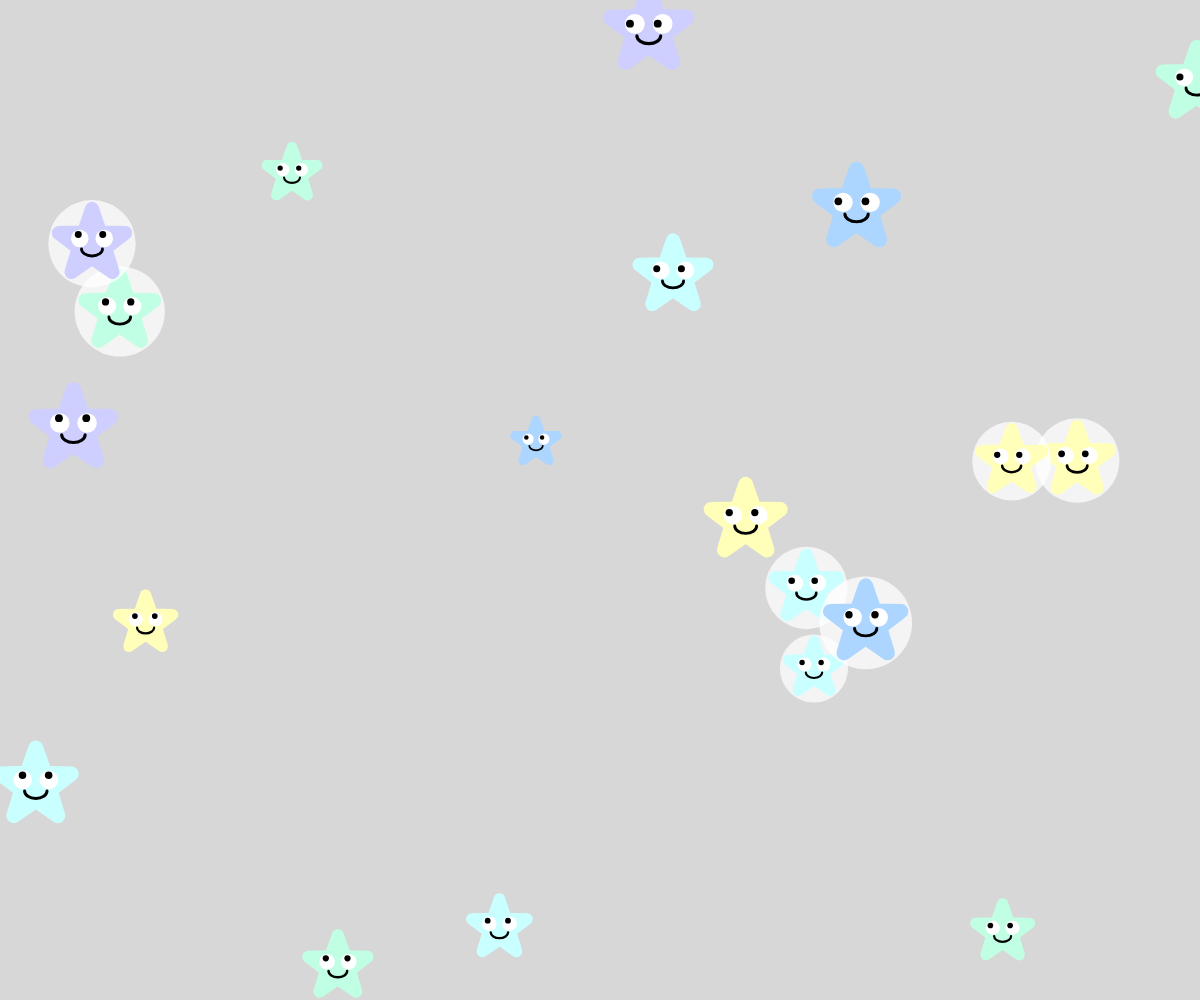
Frame 1 (no input)
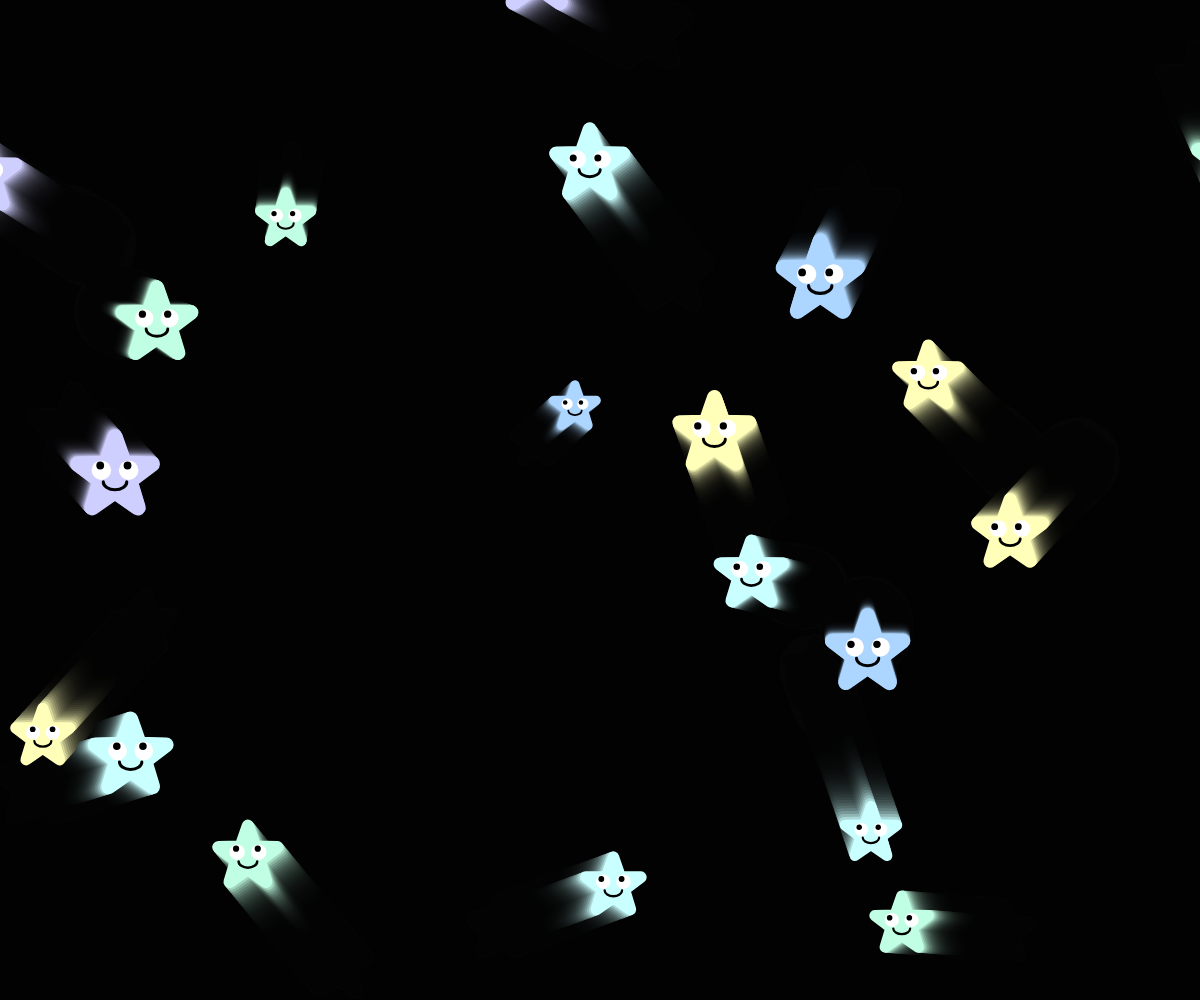
Frame 60 (no input)
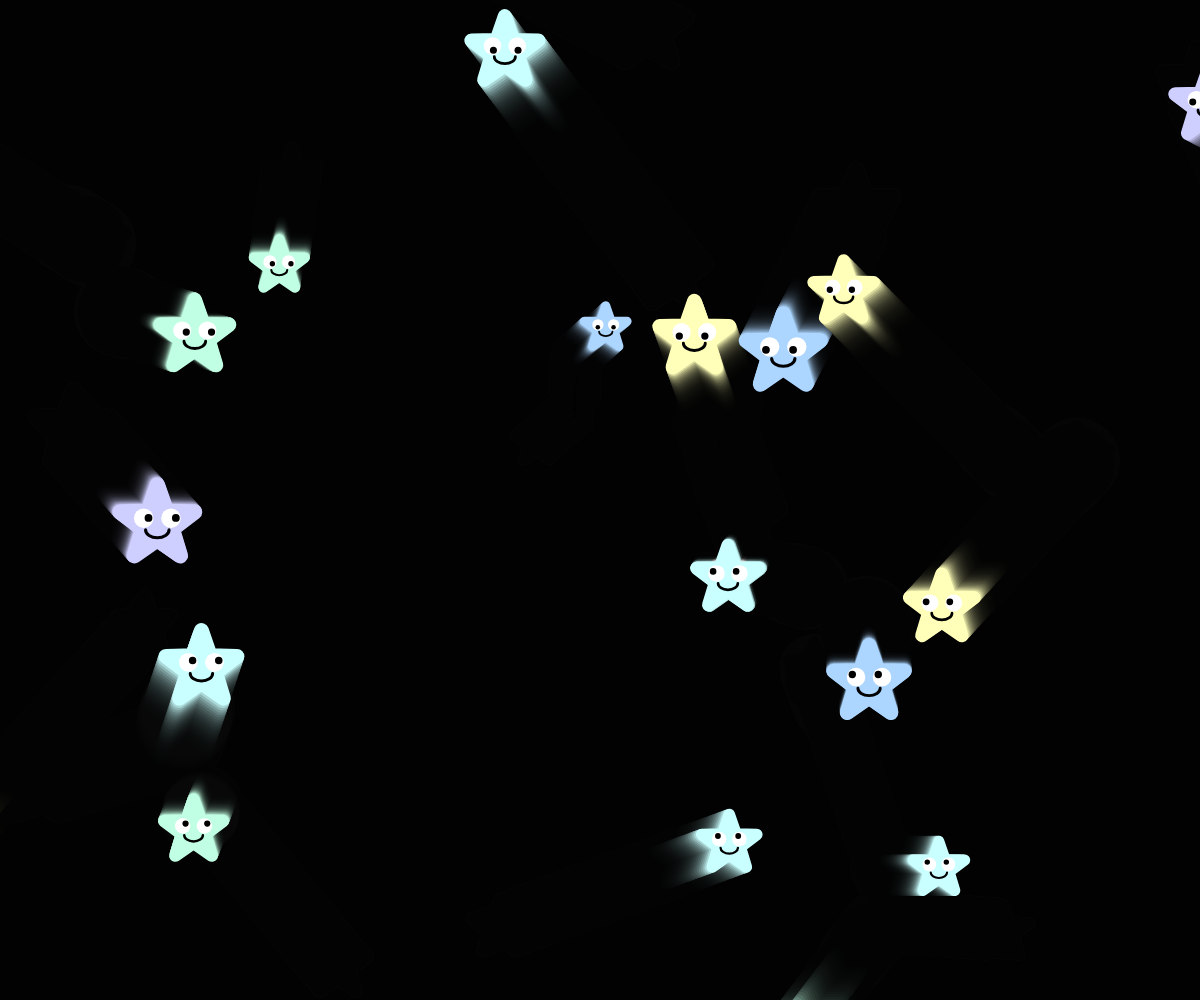
Frame 120 (the mouse pressed at the canvas centre since frame 60)

The p5.js sketch that drew these frames (run headless with seeded random() and noise() and a simulated clock; from frame 60 on, the mouse is pressed at the canvas centre):

// p5.js sketch
// ── sketch.js
let stars = [];
const starColors = ['#CECEFF', '#ACD6FF', '#CAFFFF', '#C1FFE4', '#FFFFB9'];

function setup() {
  // 建立全螢幕畫布
  createCanvas(windowWidth, windowHeight);
  
  // 初始化 20 個星星粒子
  for (let i = 0; i < 20; i++) {
    stars.push(new Star());
  }
}

function draw() {
  // 背景設為半透明黑色，產生淡淡的拖影效果 (數值越小拖影越長)
  background(0, 40);
  
  // 每隔 3 秒產生一個新的星星 (預設幀率為 60fps，3秒=180幀)
  if (frameCount % 180 === 0) {
    stars.push(new Star());
  }

  // 處理星星之間的碰撞
  for (let i = 0; i < stars.length; i++) {
    for (let j = i + 1; j < stars.length; j++) {
      stars[i].collide(stars[j]);
    }
  }

  // 更新並顯示所有星星
  for (let star of stars) {
    star.update();
    star.display();
  }
}

// 當視窗改變大小時，自動調整畫布
function windowResized() {
  resizeCanvas(windowWidth, windowHeight);
}

// 定義星星粒子 Class
class Star {
  constructor() {
    this.x = random(width);
    this.y = random(height);
    this.size = random(20, 45); // 星星的基礎大小
    this.vx = random(-2, 2);    // X軸移動速度
    this.vy = random(-2, 2);    // Y軸移動速度
    this.color = random(starColors); // 從指定色系中隨機挑選
    
    this.isScared = false;
    this.angleToMouse = 0;
    this.flashTimer = 0; // 用來控制閃爍效果的計時器
  }

  collide(other) {
    let dx = other.x - this.x;
    let dy = other.y - this.y;
    let distance = dist(this.x, this.y, other.x, other.y);
    let minDist = this.size + other.size; // 碰撞判定距離

    if (distance < minDist && distance > 0) {
      // 1. 將兩者推開，避免重疊卡住
      let overlap = (minDist - distance) / 2;
      let nx = dx / distance;
      let ny = dy / distance;
      
      this.x -= nx * overlap;
      this.y -= ny * overlap;
      other.x += nx * overlap;
      other.y += ny * overlap;

      // 2. 計算基於質量(以面積代入)的彈性碰撞
      let m1 = this.size * this.size;
      let m2 = other.size * other.size;
      
      let v1n = nx * this.vx + ny * this.vy;
      let v2n = nx * other.vx + ny * other.vy;
      
      let v1nAfter = (v1n * (m1 - m2) + 2 * m2 * v2n) / (m1 + m2);
      let v2nAfter = (v2n * (m2 - m1) + 2 * m1 * v1n) / (m1 + m2);
      
      this.vx += nx * (v1nAfter - v1n);
      this.vy += ny * (v1nAfter - v1n);
      other.vx += nx * (v2nAfter - v2n);
      other.vy += ny * (v2nAfter - v2n);
      
      // 觸發碰撞閃光計時
      this.flashTimer = 15;
      other.flashTimer = 15;
    }
  }

  update() {
    // 限制最高速度避免碰撞後飛太快
    let maxSpeed = 8;

    // 更新閃爍計時器，大於0時遞減
    if (this.flashTimer > 0) {
      this.flashTimer--;
    }

    this.vx = constrain(this.vx, -maxSpeed, maxSpeed);
    this.vy = constrain(this.vy, -maxSpeed, maxSpeed);

    // 預設的緩慢漂移
    this.x += this.vx;
    this.y += this.vy;

    // 碰到邊界時從另一邊出現 (無縫循環)
    if (this.x < -this.size * 2) this.x = width + this.size * 2;
    if (this.x > width + this.size * 2) this.x = -this.size * 2;
    if (this.y < -this.size * 2) this.y = height + this.size * 2;
    if (this.y > height + this.size * 2) this.y = -this.size * 2;

    // 計算與滑鼠的距離與角度
    let d = dist(mouseX, mouseY, this.x, this.y);
    this.angleToMouse = atan2(mouseY - this.y, mouseX - this.x);

    // 滑鼠靠近時的互動邏輯 (驚嚇與逃跑)
    let reactDistance = 150; // 觸發距離
    if (d < reactDistance) {
      this.isScared = true;
      // 距離越近，反向逃跑的推力越大
      let repelForce = map(d, 0, reactDistance, 8, 1);
      this.x -= cos(this.angleToMouse) * repelForce;
      this.y -= sin(this.angleToMouse) * repelForce;
    } else {
      this.isScared = false;
    }
  }

  display() {
    push();
    translate(this.x, this.y);

    // --- 繪製碰撞閃光效果 ---
    if (this.flashTimer > 0) {
      noStroke();
      // 根據計時器剩餘時間計算透明度，產生漸弱效果
      let flashAlpha = map(this.flashTimer, 0, 15, 0, 200);
      fill(255, 255, 255, flashAlpha); 
      circle(0, 0, this.size * 2.5); // 畫一個比星星本身大的發光圓圈
    }

    // --- 繪製圓角星星 ---
    fill(this.color);
    stroke(this.color);
    strokeWeight(this.size * 0.4); // 利用粗邊框來製造圓角效果
    strokeJoin(ROUND); // 設定線條交界為圓滑
    this.drawStarShape(0, 0, this.size * 0.4, this.size, 5); // 畫出5角星
    noStroke(); // 畫完星星後取消邊框，避免影響眼睛和嘴巴

    // --- 繪製眼睛 ---
    let eyeOffsetX = this.size * 0.35;
    let eyeOffsetY = -this.size * 0.15;
    
    // 如果受到驚嚇，眼睛跟眼球都變大
    let eyeRadius = this.isScared ? this.size * 0.4 : this.size * 0.25;
    let pupilRadius = this.isScared ? eyeRadius * 0.5 : eyeRadius * 0.4;

    // 計算眼球跟隨滑鼠轉動的偏移量
    let maxPupilOffset = eyeRadius - pupilRadius - 1; 
    let pupilOffsetX = cos(this.angleToMouse) * maxPupilOffset;
    let pupilOffsetY = sin(this.angleToMouse) * maxPupilOffset;

    // 左眼
    fill(255); // 眼白
    circle(-eyeOffsetX, eyeOffsetY, eyeRadius * 2);
    fill(0);   // 眼球
    circle(-eyeOffsetX + pupilOffsetX, eyeOffsetY + pupilOffsetY, pupilRadius * 2);

    // 右眼
    fill(255); // 眼白
    circle(eyeOffsetX, eyeOffsetY, eyeRadius * 2);
    fill(0);   // 眼球
    circle(eyeOffsetX + pupilOffsetX, eyeOffsetY + pupilOffsetY, pupilRadius * 2);

    // --- 繪製嘴巴 ---
    let mouthY = this.size * 0.15;
    if (this.isScared) {
      // 驚嚇時：張大嘴巴 (O型嘴)
      fill(0);
      ellipse(0, mouthY + this.size * 0.2, this.size * 0.4, this.size * 0.6);
    } else {
      // 正常時：圓弧微笑
      noFill();
      stroke(0);
      strokeWeight(this.size * 0.08);
      strokeCap(ROUND);
      arc(0, mouthY, this.size * 0.6, this.size * 0.4, 0, PI);
    }

    pop();
  }

  // 繪製基本星星形狀的輔助函式
  drawStarShape(x, y, radius1, radius2, npoints) {
    let angle = TWO_PI / npoints;
    let halfAngle = angle / 2.0;
    beginShape();
    // 從正上方開始繪製，讓星星站直
    for (let a = -PI / 2; a < TWO_PI - PI / 2; a += angle) {
      let sx = x + cos(a) * radius2;
      let sy = y + sin(a) * radius2;
      vertex(sx, sy);
      sx = x + cos(a + halfAngle) * radius1;
      sy = y + sin(a + halfAngle) * radius1;
      vertex(sx, sy);
    }
    endShape(CLOSE);
  }
}
